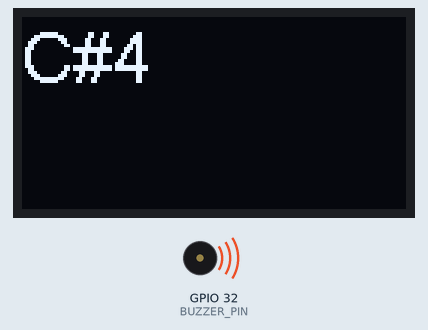
Recording of a sketch running on a simulated ESP32. On the bench: 128×64 one-colour display, buzzer (waves = sounding).

Above: at 0.1 s.
At 8.3 s:
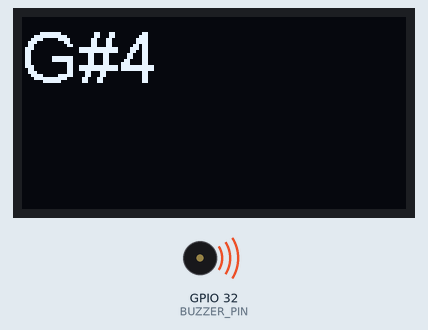
At 20.7 s:
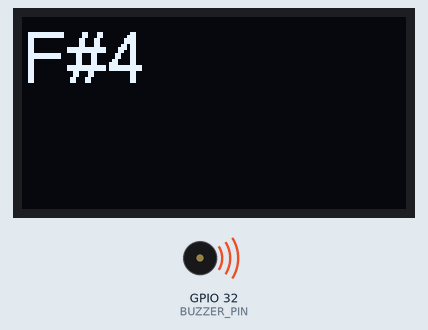
At 37.6 s:
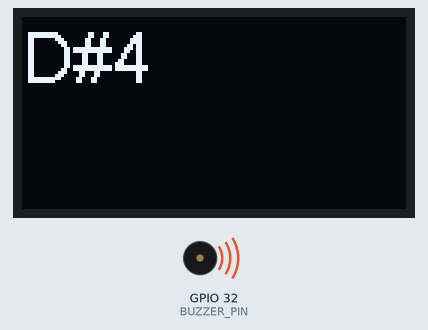
Timing chart, 0 to 40.0 s (numbered marks = the images above):
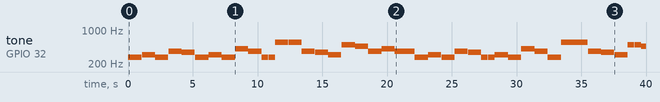

Measured:
- by itself, tone on GPIO 32 (BUZZER_PIN): plays 277 Hz for 0.51 s, 277 Hz for 0.51 s, 311 Hz for 1.0 s, 277 Hz for 1.0 s, 370 Hz for 1.0 s, 349 Hz for 1.0 s … (47 notes in this stretch)
- what the display in image 1 shows lasts 1.0 s, from 8.3 s to 9.3 s
- what the display in image 2 shows lasts 1.5 s, from 20.6 s to 22.1 s

The sketch:

GISMO6_Buzzer_HBD.ino
```cpp
#define BUZZER_PIN 32
#define BUZZER_CHANNEL 0
#include <Wire.h>
#include "SSD1306.h"

SSD1306 display(0x3c,21,22);
String myString;

     void setup()
     {
       OLEDInit();
     }

      void OLEDInit()
      {  display.init();
        display.setFont(ArialMT_Plain_24);
      }

      void OLEDUpdate()
      {  display.clear();
        display.drawString(0,0,myString);
        display.display();
      }

     void J_Note_Play(int, int, char[]);

     void J_Note_Play(int d1, int d2,  char c[4])
     { int freq;
       myString = c;
       OLEDUpdate();

           if  (myString == "C4")freq = 262;
      else if  (myString == "C#4")freq = 277;
      else if  (myString == "D4")freq = 294;
      else if  (myString == "D#4")freq = 311;
      else if  (myString == "E4")freq = 330;
      else if  (myString == "F4")freq = 349;
      else if  (myString == "F#4")freq = 370;
      else if  (myString == "G4")freq = 392;
      else if  (myString == "G#4")freq = 415;

      else if  (myString == "A#4")freq = 466;
      else if  (myString == "B4")freq = 494;
      else if  (myString == "C5")freq = 523;

     else if  (myString == "C#5")freq = 554;


      ledcDetachPin(BUZZER_PIN);
      delay(d1);
      ledcAttachPin(BUZZER_PIN, BUZZER_CHANNEL);
      ledcWriteTone(BUZZER_CHANNEL,freq);
      delay(d2);
     }


void loop(){

     J_Note_Play(10,500,"C#4");
     J_Note_Play(10,500,"C#4");
     J_Note_Play(10,1000,"D#4");
     J_Note_Play(10,1000,"C#4");
     J_Note_Play(10,1000,"F#4");
     J_Note_Play(10,1000,"F4");

     J_Note_Play(10,500,"C#4");
     J_Note_Play(10,500,"C#4");
     J_Note_Play(10,1000,"D#4");
     J_Note_Play(10,1000,"C#4");
     J_Note_Play(10,1000,"G#4");
     J_Note_Play(10,1000,"F#4");

     J_Note_Play(10,500,"C#4");
     J_Note_Play(10,500,"C#4");
     J_Note_Play(10,1000,"C#5");
     J_Note_Play(10,1000,"A#5");
     J_Note_Play(10,1000,"F#4");
     J_Note_Play(10,1000,"F4");
     J_Note_Play(10,1000,"D#4");

     J_Note_Play(10,500,"B4");
     J_Note_Play(10,500,"B4");
     J_Note_Play(10,1000,"A#4");
     J_Note_Play(10,1000,"F#4");
     J_Note_Play(10,1000,"G#4");
     J_Note_Play(10,1000,"F#4");
      delay(500);
      ledcAttachPin(BUZZER_PIN, BUZZER_CHANNEL);


}
```
